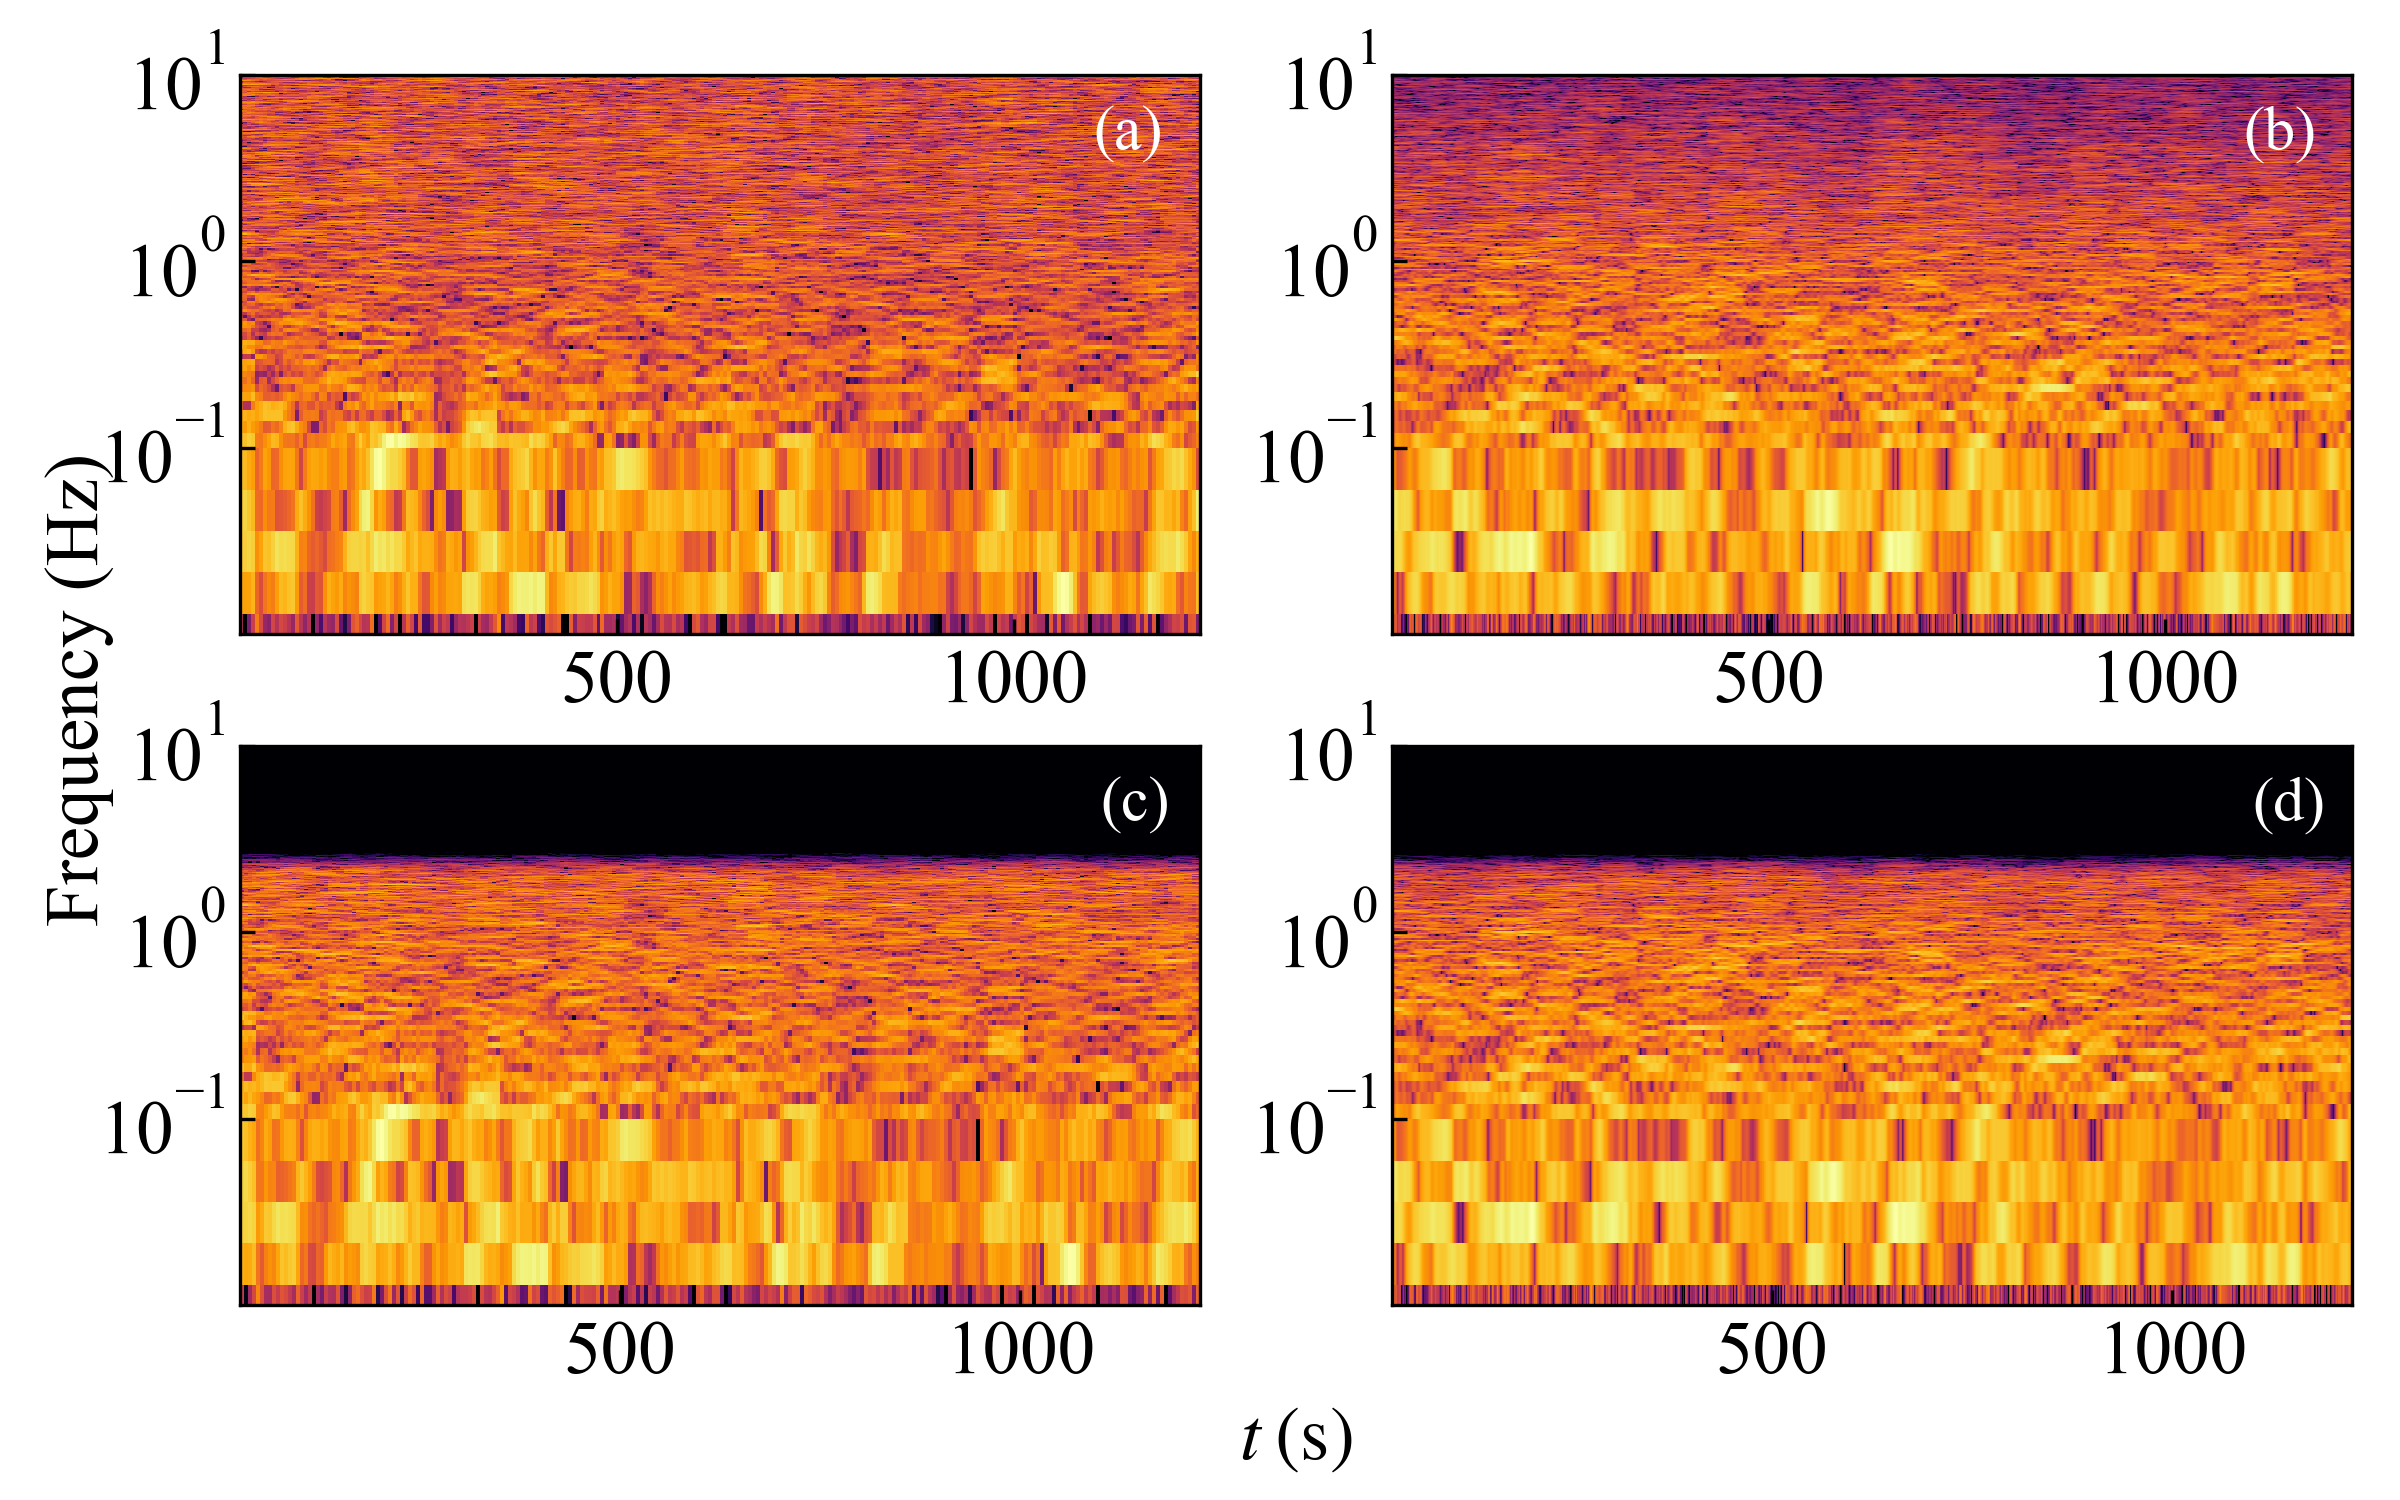

Write Python code to recreate this figure.
import numpy as np
import matplotlib.pyplot as plt
from scipy import signal

if __name__ == '__main__':

    plt.rcParams["font.size"] = 18
    plt.rcParams['font.family'] ='Times New Roman'
    plt.rcParams["mathtext.fontset"] = "stix"
    plt.rcParams['xtick.direction'] = 'in' # x axis in
    plt.rcParams['ytick.direction'] = 'in' # y axis in 


    # spectrogram
    fig, ax = plt.subplots(2,2, figsize=(8,5))
    lcname_list = [
                   ['./gx339_x_original.dat', './gx339_o_original.dat'],
                   ['./FIR2Hz/gx339_x_fir_original.dat', './FIR2Hz/gx339_o_fir_original.dat'],
                  ]
    texts = ['(a)', '(b)', '(c)', '(d)']
    for i, lcnames in enumerate(lcname_list):
        lcdata = np.loadtxt(lcnames[0])
        wave = lcdata[:,1]
        f, t, Zxx = signal.stft(wave, fs=20, nperseg=1000, noverlap=900)
        print(np.abs(Zxx.min()))
        print(np.abs(Zxx.max()))
        ax[i,0].pcolormesh(t, f, np.log10(np.abs(Zxx)), cmap='inferno')
        # ax[i,0].pcolormesh(t, f, (np.abs(Zxx))**(1/4), cmap='inferno')
        ax[i,0].set_ylim(1e-2, 1e1)
        # ax[i,0].set_yscale('symlog', linthreshy=0.1)
        ax[i,0].text(1100, 4, texts[i*2+0], color='w', size=15)

        lcdata = np.loadtxt(lcnames[1])
        wave = lcdata[:,1]
        f, t, Zxx = signal.stft(wave, fs=20, nperseg=1000, noverlap=990)
        print(np.abs(Zxx.min()))
        print(np.abs(Zxx.max()))
        ax[i,1].pcolormesh(t, f, np.log10(np.abs(Zxx)), cmap='inferno')
        # ax[i,1].pcolormesh(t, f, (np.abs(Zxx))**(1/4), cmap='inferno')
        ax[i,1].set_ylim(1e-2, 1e1)
        # ax[i,1].set_yscale('symlog', linthreshy=0.1)
        ax[i,1].text(1100, 4, texts[i*2+1], color='w', size=15)
    # fig.tight_layout()

    # add a big axis, hide frame
    fig.add_subplot(111, frameon=False)
    # hide tick and tick label of the big axis
    plt.tick_params(labelcolor='none', top=False, bottom=False, left=False, right=False)
    plt.ylabel('Frequency (Hz)')
    plt.xlabel(r'$t\;{\rm (s)}$')
    plt.subplots_adjust(left=0.1, right=0.98, bottom=0.13, top=0.95)
    # fig.tight_layout()

    # save
    print('save fig')
    fig.savefig('spectrogram_201015.png', transparent=True, dpi=300)
    # fig.savefig('spectrogram.pdf', transparent=True, dpi=100)
    plt.show()
